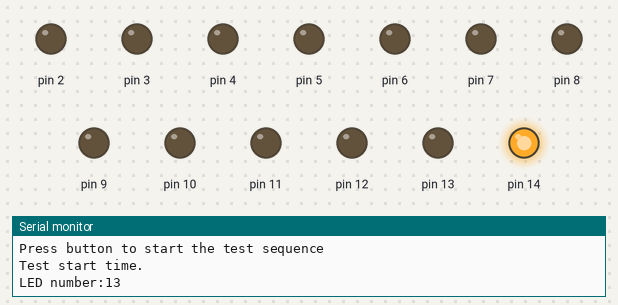
The sketch below on a simulated Arduino Uno, built with avr-gcc and run on an emulated ATmega328P. Shown: output pins drawn as LEDs (lit = HIGH), the last lines printed to the serial monitor.

Above: at 1.3 s.
At 6.5 s:
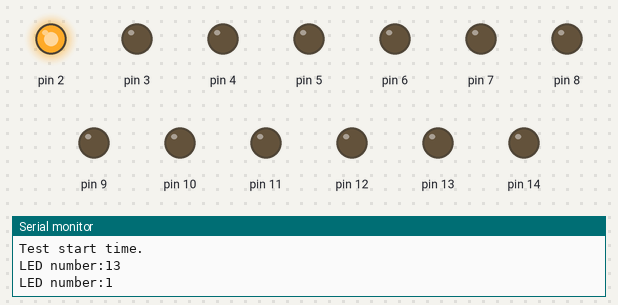
At 11.7 s:
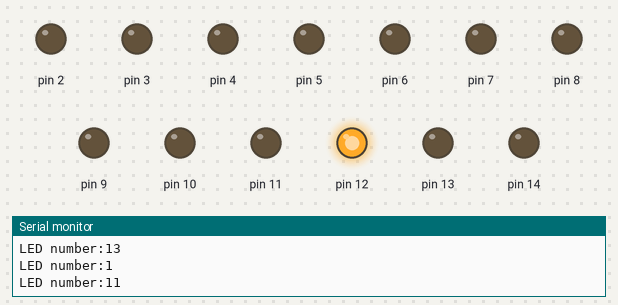
At 16.9 s:
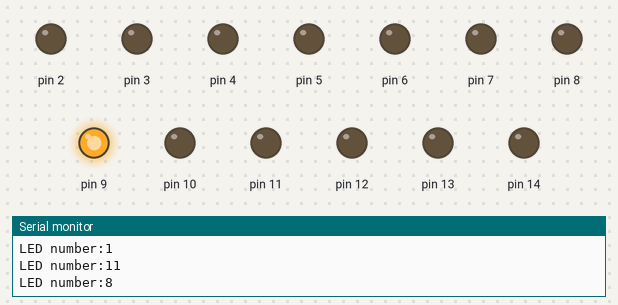
At 27.3 s:
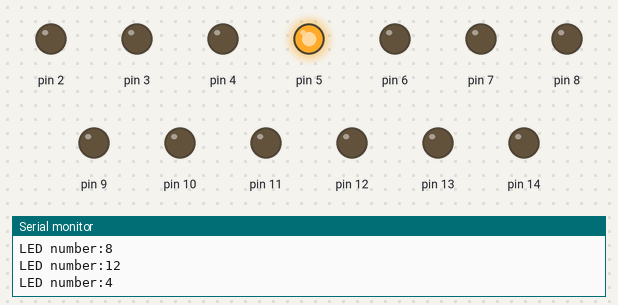
At 37.7 s:
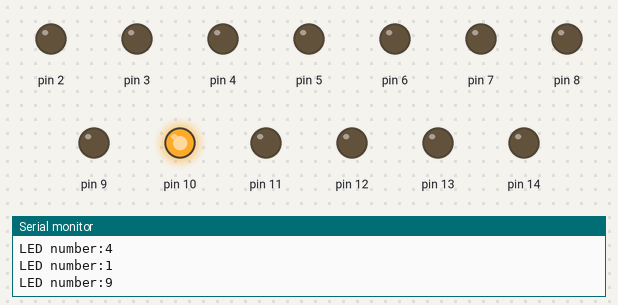
Timing chart, 0 to 39.2 s (numbered marks = the images above):
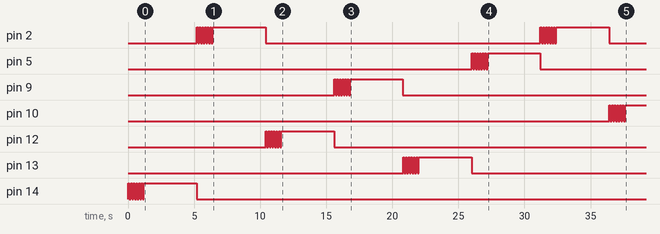

Measured:
- by itself, pin 2: goes 6 × (HIGH 0.10 s, LOW 0.10 s), HIGH 4.0 s, LOW 20.8 s, 6 × (HIGH 0.10 s, LOW 0.10 s), HIGH 4.0 s, then LOW
- by itself, pin 5, pin 9, pin 12–14: goes 6 × (HIGH 0.10 s, LOW 0.10 s), HIGH 4.0 s, then LOW
- by itself, pin 10: LOW → HIGH at 36.4 s, → LOW 0.10 s later, → HIGH 0.10 s later, → LOW 0.10 s later, … (13 changes in this stretch)

The sketch:

ledTestingToF_V03_targets_only.ino
```cpp
/*
 p.wagner@bhvi.org - led presentation for testing eye-tracking device with ToF camera
 led numbering from top left to right to bottom for testing led, 12 control target led
 in screen:     1      2      3       relating distances[cm]: 100   150      70
                    4 12   5                                   70 >400    30
                       6    13                                         50   300
                    7       8                                   150     50
                9     10      11                             50     30      100
*/

int ledtesting[] = {13, 1, 11, 8, 12, 4, 1, 9, 3, 4, 7, 3, 6, 2, 4, 10, 6, 8, 2, 13, 5, 2, 11,
9, 10, 11, 5, 8, 13, 3, 8, 7, 13, 9, 8, 1, 7, 12, 3, 11, 12, 1, 10, 8, 4, 6, 5, 10, 2, 9, 12,
10, 7, 9, 6, 7, 11, 13, 4, 5, 1, 2, 7, 5, 9, 4, 11, 6, 1, 3, 5, 12, 13, 10, 3, 2, 12, 6, 13}; // set order of led illumination

//int ledtesting[] = {13, 1, 2, 3, 4, 5, 6, 7, 8, 9, 10, 11, 12, 13};

const size_t n = sizeof(ledtesting) / sizeof(ledtesting[0]);
int ButtonInPin = 0;                                      // start button pin
int ledtime= 4000;            // + 1200 blinking,  set presention time for target led
int ButtonVal =0;                                         // button start value

//String subjectIDfn = "ZB7P8W.csv"; // participant ID filename
//String starttime, endtime, RecordData;            // variables to save px data onto SD card

void setup() {  // put your setup code here, to run once:
  Serial.begin(9600);
  for(int i=2; i<=14; i++){
    pinMode(i, OUTPUT);
  }

  pinMode(ButtonInPin, INPUT);

  Serial.println("Press button to start the test sequence");
}

void loop() {
  // start at a push of a buttom
  ButtonVal = digitalRead(ButtonInPin);         // read input value
  if (ButtonVal == HIGH) {                // check if the input is HIGH (button released)
    digitalWrite(14, HIGH);       // turn control LED on
  } else {                                // testing sequence

      Serial.println("Test start time.");

      for (int i=0; i<sizeof ledtesting/sizeof ledtesting[0]; i++) {// iterating through "ledtesting" and switching led on/off
        Serial.print("LED number:");
        Serial.println(ledtesting[i]);
        LedBlinking(ledtesting[i], ledtime);
      }
      Serial.println("Test end time.");
      delay(2000);
      Serial.println("Press button to start the test sequence");
  }
}

void LedBlinking(int LedID, int delaytime)
{
  LedID = LedID +1;
  for(int i=0; i<=5; i++){         // blink testing LED
  digitalWrite(LedID, HIGH);
  delay(100);
  digitalWrite(LedID, LOW);
  delay(100);
  }
  digitalWrite(LedID, HIGH);
  delay(delaytime);
  digitalWrite(LedID, LOW);
}
```
